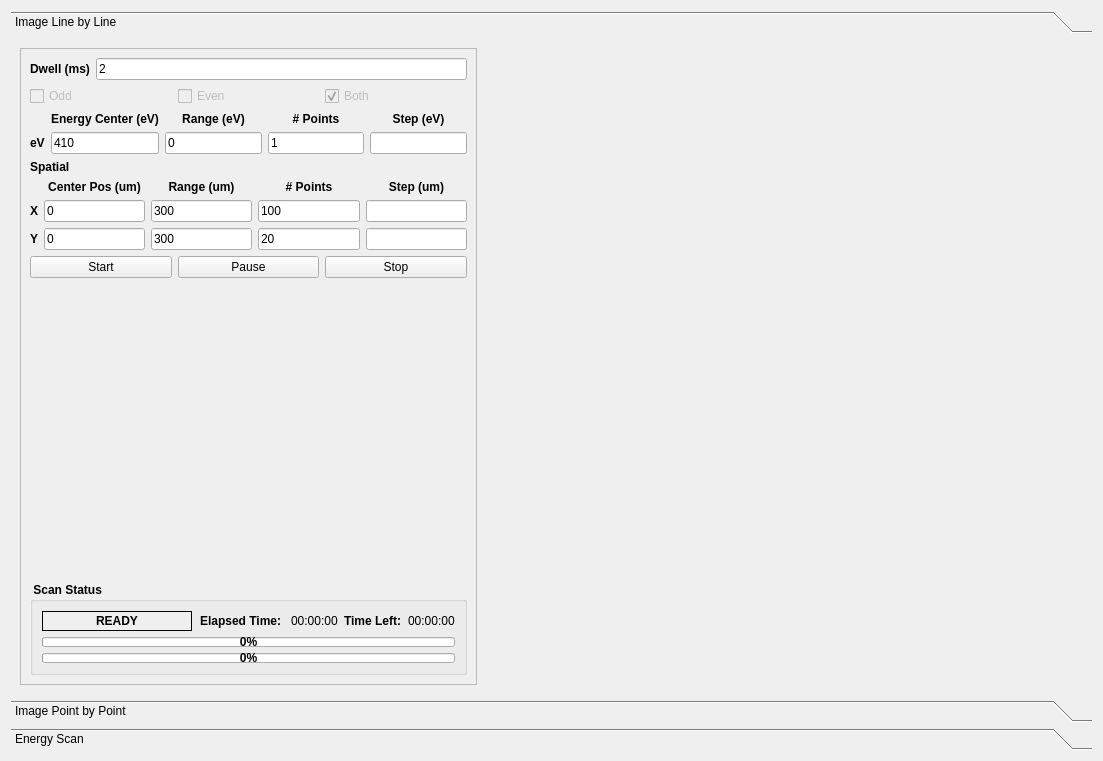
<?xml version="1.0" encoding="UTF-8"?>
<ui version="4.0">
 <class>Form</class>
 <widget class="QWidget" name="Form">
  <property name="geometry">
   <rect>
    <x>0</x>
    <y>0</y>
    <width>1103</width>
    <height>761</height>
   </rect>
  </property>
  <property name="minimumSize">
   <size>
    <width>482</width>
    <height>218</height>
   </size>
  </property>
  <property name="windowTitle">
   <string>Form</string>
  </property>
  <layout class="QVBoxLayout" name="verticalLayout_5">
   <item>
    <widget class="QToolBox" name="toolBox">
     <property name="maximumSize">
      <size>
       <width>16777215</width>
       <height>16777215</height>
      </size>
     </property>
     <property name="currentIndex">
      <number>0</number>
     </property>
     <widget class="QWidget" name="imgLineByLine">
      <property name="geometry">
       <rect>
        <x>0</x>
        <y>0</y>
        <width>1086</width>
        <height>645</height>
       </rect>
      </property>
      <attribute name="label">
       <string>Image Line by Line</string>
      </attribute>
      <layout class="QHBoxLayout" name="horizontalLayout">
       <item>
        <widget class="QFrame" name="frame">
         <property name="maximumSize">
          <size>
           <width>500</width>
           <height>16777215</height>
          </size>
         </property>
         <property name="frameShape">
          <enum>QFrame::StyledPanel</enum>
         </property>
         <property name="frameShadow">
          <enum>QFrame::Raised</enum>
         </property>
         <layout class="QVBoxLayout" name="imageLbyLLayout">
          <item>
           <layout class="QHBoxLayout" name="horizontalLayout_14">
            <item>
             <layout class="QHBoxLayout" name="horizontalLayout_2">
              <item>
               <widget class="QLabel" name="label_7">
                <property name="font">
                 <font>
                  <weight>75</weight>
                  <bold>true</bold>
                 </font>
                </property>
                <property name="text">
                 <string>Dwell (ms)</string>
                </property>
                <property name="alignment">
                 <set>Qt::AlignCenter</set>
                </property>
               </widget>
              </item>
              <item>
               <widget class="QLineEdit" name="dwellFld">
                <property name="text">
                 <string>2</string>
                </property>
               </widget>
              </item>
             </layout>
            </item>
            <item>
             <layout class="QHBoxLayout" name="horizontalLayout_13"/>
            </item>
           </layout>
          </item>
          <item>
           <layout class="QHBoxLayout" name="horizontalLayout_3">
            <item>
             <widget class="QCheckBox" name="oddCheckBox">
              <property name="enabled">
               <bool>false</bool>
              </property>
              <property name="text">
               <string>Odd</string>
              </property>
              <property name="checked">
               <bool>false</bool>
              </property>
             </widget>
            </item>
            <item>
             <widget class="QCheckBox" name="evenCheckBox">
              <property name="enabled">
               <bool>false</bool>
              </property>
              <property name="text">
               <string>Even</string>
              </property>
             </widget>
            </item>
            <item>
             <widget class="QCheckBox" name="bothCheckBox">
              <property name="enabled">
               <bool>false</bool>
              </property>
              <property name="text">
               <string>Both</string>
              </property>
              <property name="checked">
               <bool>true</bool>
              </property>
             </widget>
            </item>
           </layout>
          </item>
          <item>
           <layout class="QGridLayout" name="gridLayout_4">
            <item row="0" column="1">
             <widget class="QLabel" name="label_26">
              <property name="font">
               <font>
                <weight>75</weight>
                <bold>true</bold>
               </font>
              </property>
              <property name="text">
               <string>Energy Center (eV)</string>
              </property>
              <property name="alignment">
               <set>Qt::AlignCenter</set>
              </property>
             </widget>
            </item>
            <item row="0" column="2">
             <widget class="QLabel" name="label_27">
              <property name="font">
               <font>
                <weight>75</weight>
                <bold>true</bold>
               </font>
              </property>
              <property name="text">
               <string>Range (eV)</string>
              </property>
              <property name="alignment">
               <set>Qt::AlignCenter</set>
              </property>
             </widget>
            </item>
            <item row="0" column="3">
             <widget class="QLabel" name="label_28">
              <property name="font">
               <font>
                <weight>75</weight>
                <bold>true</bold>
               </font>
              </property>
              <property name="text">
               <string># Points</string>
              </property>
              <property name="alignment">
               <set>Qt::AlignCenter</set>
              </property>
             </widget>
            </item>
            <item row="0" column="4">
             <widget class="QLabel" name="label_29">
              <property name="font">
               <font>
                <weight>75</weight>
                <bold>true</bold>
               </font>
              </property>
              <property name="text">
               <string>Step (eV)</string>
              </property>
              <property name="alignment">
               <set>Qt::AlignCenter</set>
              </property>
             </widget>
            </item>
            <item row="1" column="0">
             <widget class="QLabel" name="label_30">
              <property name="font">
               <font>
                <weight>75</weight>
                <bold>true</bold>
               </font>
              </property>
              <property name="text">
               <string>eV</string>
              </property>
             </widget>
            </item>
            <item row="1" column="1">
             <widget class="QLineEdit" name="centerEVFld">
              <property name="text">
               <string>410</string>
              </property>
             </widget>
            </item>
            <item row="1" column="3">
             <widget class="QLineEdit" name="npointsEVFld">
              <property name="text">
               <string>1</string>
              </property>
             </widget>
            </item>
            <item row="1" column="4">
             <widget class="QLineEdit" name="stepEVFld"/>
            </item>
            <item row="1" column="2">
             <widget class="QLineEdit" name="rangeEVFld">
              <property name="text">
               <string>0</string>
              </property>
             </widget>
            </item>
           </layout>
          </item>
          <item>
           <widget class="QLabel" name="label_32">
            <property name="font">
             <font>
              <weight>75</weight>
              <bold>true</bold>
             </font>
            </property>
            <property name="text">
             <string>Spatial</string>
            </property>
           </widget>
          </item>
          <item>
           <layout class="QGridLayout" name="gridLayout">
            <item row="0" column="1">
             <widget class="QLabel" name="label">
              <property name="font">
               <font>
                <weight>75</weight>
                <bold>true</bold>
               </font>
              </property>
              <property name="text">
               <string>Center Pos (um)</string>
              </property>
              <property name="alignment">
               <set>Qt::AlignCenter</set>
              </property>
             </widget>
            </item>
            <item row="0" column="2">
             <widget class="QLabel" name="label_4">
              <property name="font">
               <font>
                <weight>75</weight>
                <bold>true</bold>
               </font>
              </property>
              <property name="text">
               <string>Range (um)</string>
              </property>
              <property name="alignment">
               <set>Qt::AlignCenter</set>
              </property>
             </widget>
            </item>
            <item row="0" column="3">
             <widget class="QLabel" name="label_5">
              <property name="font">
               <font>
                <weight>75</weight>
                <bold>true</bold>
               </font>
              </property>
              <property name="text">
               <string># Points</string>
              </property>
              <property name="alignment">
               <set>Qt::AlignCenter</set>
              </property>
             </widget>
            </item>
            <item row="0" column="4">
             <widget class="QLabel" name="label_6">
              <property name="font">
               <font>
                <weight>75</weight>
                <bold>true</bold>
               </font>
              </property>
              <property name="text">
               <string>Step (um)</string>
              </property>
              <property name="alignment">
               <set>Qt::AlignCenter</set>
              </property>
             </widget>
            </item>
            <item row="1" column="0">
             <widget class="QLabel" name="label_2">
              <property name="font">
               <font>
                <weight>75</weight>
                <bold>true</bold>
               </font>
              </property>
              <property name="text">
               <string>X</string>
              </property>
             </widget>
            </item>
            <item row="1" column="1">
             <widget class="QLineEdit" name="centerXFld">
              <property name="text">
               <string>0</string>
              </property>
             </widget>
            </item>
            <item row="1" column="3">
             <widget class="QLineEdit" name="npointsXFld">
              <property name="text">
               <string>100</string>
              </property>
             </widget>
            </item>
            <item row="1" column="4">
             <widget class="QLineEdit" name="stepXFld"/>
            </item>
            <item row="2" column="0">
             <widget class="QLabel" name="label_3">
              <property name="font">
               <font>
                <weight>75</weight>
                <bold>true</bold>
               </font>
              </property>
              <property name="text">
               <string>Y</string>
              </property>
             </widget>
            </item>
            <item row="2" column="1">
             <widget class="QLineEdit" name="centerYFld">
              <property name="text">
               <string>0</string>
              </property>
             </widget>
            </item>
            <item row="2" column="2">
             <widget class="QLineEdit" name="rangeYFld">
              <property name="text">
               <string>300</string>
              </property>
             </widget>
            </item>
            <item row="2" column="3">
             <widget class="QLineEdit" name="npointsYFld">
              <property name="text">
               <string>20</string>
              </property>
             </widget>
            </item>
            <item row="2" column="4">
             <widget class="QLineEdit" name="stepYFld"/>
            </item>
            <item row="1" column="2">
             <widget class="QLineEdit" name="rangeXFld">
              <property name="text">
               <string>300</string>
              </property>
             </widget>
            </item>
           </layout>
          </item>
          <item>
           <layout class="QHBoxLayout" name="horizontalLayout_4">
            <item>
             <widget class="QPushButton" name="startBtn">
              <property name="text">
               <string>Start</string>
              </property>
             </widget>
            </item>
            <item>
             <widget class="QPushButton" name="pauseBtn">
              <property name="text">
               <string>Pause</string>
              </property>
              <property name="checkable">
               <bool>true</bool>
              </property>
              <property name="checked">
               <bool>false</bool>
              </property>
             </widget>
            </item>
            <item>
             <widget class="QPushButton" name="stopBtn">
              <property name="text">
               <string>Stop</string>
              </property>
             </widget>
            </item>
           </layout>
          </item>
          <item>
           <spacer name="verticalSpacer">
            <property name="orientation">
             <enum>Qt::Vertical</enum>
            </property>
            <property name="sizeHint" stdset="0">
             <size>
              <width>20</width>
              <height>40</height>
             </size>
            </property>
           </spacer>
          </item>
          <item>
           <widget class="QGroupBox" name="groupBox">
            <property name="maximumSize">
             <size>
              <width>16777215</width>
              <height>16777215</height>
             </size>
            </property>
            <property name="font">
             <font>
              <weight>75</weight>
              <bold>true</bold>
             </font>
            </property>
            <property name="title">
             <string> Scan Status </string>
            </property>
            <property name="flat">
             <bool>false</bool>
            </property>
            <layout class="QVBoxLayout" name="verticalLayout_8">
             <item>
              <layout class="QHBoxLayout" name="horizontalLayout_19">
               <item>
                <widget class="QLabel" name="scanActionLbl_2">
                 <property name="minimumSize">
                  <size>
                   <width>150</width>
                   <height>0</height>
                  </size>
                 </property>
                 <property name="autoFillBackground">
                  <bool>true</bool>
                 </property>
                 <property name="frameShape">
                  <enum>QFrame::Box</enum>
                 </property>
                 <property name="text">
                  <string>READY</string>
                 </property>
                 <property name="textFormat">
                  <enum>Qt::LogText</enum>
                 </property>
                 <property name="alignment">
                  <set>Qt::AlignCenter</set>
                 </property>
                </widget>
               </item>
               <item>
                <spacer name="horizontalSpacer_4">
                 <property name="orientation">
                  <enum>Qt::Horizontal</enum>
                 </property>
                 <property name="sizeHint" stdset="0">
                  <size>
                   <width>10</width>
                   <height>20</height>
                  </size>
                 </property>
                </spacer>
               </item>
               <item>
                <layout class="QHBoxLayout" name="horizontalLayout_20">
                 <item>
                  <spacer name="horizontalSpacer_5">
                   <property name="orientation">
                    <enum>Qt::Horizontal</enum>
                   </property>
                   <property name="sizeHint" stdset="0">
                    <size>
                     <width>300</width>
                     <height>20</height>
                    </size>
                   </property>
                  </spacer>
                 </item>
                 <item>
                  <widget class="QLabel" name="label_31">
                   <property name="text">
                    <string>Elapsed Time: </string>
                   </property>
                  </widget>
                 </item>
                 <item>
                  <widget class="QLabel" name="elapsedTimeLbl_2">
                   <property name="palette">
                    <palette>
                     <active>
                      <colorrole role="Text">
                       <brush brushstyle="SolidPattern">
                        <color alpha="255">
                         <red>0</red>
                         <green>0</green>
                         <blue>255</blue>
                        </color>
                       </brush>
                      </colorrole>
                     </active>
                     <inactive>
                      <colorrole role="Text">
                       <brush brushstyle="SolidPattern">
                        <color alpha="255">
                         <red>0</red>
                         <green>0</green>
                         <blue>255</blue>
                        </color>
                       </brush>
                      </colorrole>
                     </inactive>
                     <disabled>
                      <colorrole role="Text">
                       <brush brushstyle="SolidPattern">
                        <color alpha="255">
                         <red>110</red>
                         <green>110</green>
                         <blue>110</blue>
                        </color>
                       </brush>
                      </colorrole>
                     </disabled>
                    </palette>
                   </property>
                   <property name="font">
                    <font>
                     <weight>50</weight>
                     <bold>false</bold>
                    </font>
                   </property>
                   <property name="text">
                    <string>00:00:00</string>
                   </property>
                  </widget>
                 </item>
                </layout>
               </item>
               <item>
                <spacer name="horizontalSpacer_6">
                 <property name="orientation">
                  <enum>Qt::Horizontal</enum>
                 </property>
                 <property name="sizeHint" stdset="0">
                  <size>
                   <width>40</width>
                   <height>20</height>
                  </size>
                 </property>
                </spacer>
               </item>
               <item>
                <layout class="QHBoxLayout" name="horizontalLayout_21">
                 <item>
                  <widget class="QLabel" name="label_33">
                   <property name="text">
                    <string>Time Left:</string>
                   </property>
                  </widget>
                 </item>
                 <item>
                  <widget class="QLabel" name="timeLeftLbl_2">
                   <property name="palette">
                    <palette>
                     <active>
                      <colorrole role="Text">
                       <brush brushstyle="SolidPattern">
                        <color alpha="255">
                         <red>0</red>
                         <green>0</green>
                         <blue>255</blue>
                        </color>
                       </brush>
                      </colorrole>
                     </active>
                     <inactive>
                      <colorrole role="Text">
                       <brush brushstyle="SolidPattern">
                        <color alpha="255">
                         <red>0</red>
                         <green>0</green>
                         <blue>255</blue>
                        </color>
                       </brush>
                      </colorrole>
                     </inactive>
                     <disabled>
                      <colorrole role="Text">
                       <brush brushstyle="SolidPattern">
                        <color alpha="255">
                         <red>110</red>
                         <green>110</green>
                         <blue>110</blue>
                        </color>
                       </brush>
                      </colorrole>
                     </disabled>
                    </palette>
                   </property>
                   <property name="font">
                    <font>
                     <weight>50</weight>
                     <bold>false</bold>
                    </font>
                   </property>
                   <property name="text">
                    <string>00:00:00</string>
                   </property>
                  </widget>
                 </item>
                </layout>
               </item>
              </layout>
             </item>
             <item>
              <widget class="QProgressBar" name="curImgProgBar_2">
               <property name="minimumSize">
                <size>
                 <width>0</width>
                 <height>10</height>
                </size>
               </property>
               <property name="maximumSize">
                <size>
                 <width>16777215</width>
                 <height>10</height>
                </size>
               </property>
               <property name="value">
                <number>0</number>
               </property>
               <property name="invertedAppearance">
                <bool>false</bool>
               </property>
              </widget>
             </item>
             <item>
              <widget class="QProgressBar" name="totalProgBar_2">
               <property name="minimumSize">
                <size>
                 <width>0</width>
                 <height>10</height>
                </size>
               </property>
               <property name="maximumSize">
                <size>
                 <width>16777215</width>
                 <height>10</height>
                </size>
               </property>
               <property name="value">
                <number>0</number>
               </property>
              </widget>
             </item>
            </layout>
           </widget>
          </item>
         </layout>
        </widget>
       </item>
       <item>
        <widget class="QWidget" name="plotFrame" native="true">
         <property name="sizePolicy">
          <sizepolicy hsizetype="Expanding" vsizetype="Expanding">
           <horstretch>0</horstretch>
           <verstretch>0</verstretch>
          </sizepolicy>
         </property>
         <property name="minimumSize">
          <size>
           <width>600</width>
           <height>400</height>
          </size>
         </property>
         <property name="maximumSize">
          <size>
           <width>16777215</width>
           <height>16777215</height>
          </size>
         </property>
        </widget>
       </item>
      </layout>
     </widget>
     <widget class="QWidget" name="imgPntByPnt">
      <property name="geometry">
       <rect>
        <x>0</x>
        <y>0</y>
        <width>1085</width>
        <height>662</height>
       </rect>
      </property>
      <attribute name="label">
       <string>Image Point by Point</string>
      </attribute>
      <layout class="QHBoxLayout" name="horizontalLayout_12">
       <item>
        <widget class="QFrame" name="frame_2">
         <property name="maximumSize">
          <size>
           <width>500</width>
           <height>16777215</height>
          </size>
         </property>
         <property name="frameShape">
          <enum>QFrame::StyledPanel</enum>
         </property>
         <property name="frameShadow">
          <enum>QFrame::Raised</enum>
         </property>
         <layout class="QVBoxLayout" name="verticalLayout_6">
          <item>
           <layout class="QHBoxLayout" name="horizontalLayout_9">
            <item>
             <widget class="QLabel" name="label_17">
              <property name="font">
               <font>
                <weight>75</weight>
                <bold>true</bold>
               </font>
              </property>
              <property name="text">
               <string>Dwell (ms)</string>
              </property>
              <property name="alignment">
               <set>Qt::AlignCenter</set>
              </property>
             </widget>
            </item>
            <item>
             <widget class="QLineEdit" name="dwellFld_2">
              <property name="text">
               <string>2</string>
              </property>
             </widget>
            </item>
           </layout>
          </item>
          <item>
           <layout class="QHBoxLayout" name="horizontalLayout_10">
            <item>
             <widget class="QLabel" name="label_18">
              <property name="font">
               <font>
                <weight>75</weight>
                <bold>true</bold>
               </font>
              </property>
              <property name="text">
               <string>Energy (eV)</string>
              </property>
              <property name="alignment">
               <set>Qt::AlignCenter</set>
              </property>
             </widget>
            </item>
            <item>
             <widget class="QLineEdit" name="energyFld_2">
              <property name="text">
               <string>395</string>
              </property>
             </widget>
            </item>
           </layout>
          </item>
          <item>
           <layout class="QGridLayout" name="gridLayout_3">
            <item row="0" column="1">
             <widget class="QLabel" name="label_19">
              <property name="font">
               <font>
                <weight>75</weight>
                <bold>true</bold>
               </font>
              </property>
              <property name="text">
               <string>Center Pos (um)</string>
              </property>
              <property name="alignment">
               <set>Qt::AlignCenter</set>
              </property>
             </widget>
            </item>
            <item row="0" column="2">
             <widget class="QLabel" name="label_20">
              <property name="font">
               <font>
                <weight>75</weight>
                <bold>true</bold>
               </font>
              </property>
              <property name="text">
               <string>Range (um)</string>
              </property>
              <property name="alignment">
               <set>Qt::AlignCenter</set>
              </property>
             </widget>
            </item>
            <item row="0" column="3">
             <widget class="QLabel" name="label_21">
              <property name="font">
               <font>
                <weight>75</weight>
                <bold>true</bold>
               </font>
              </property>
              <property name="text">
               <string># Points</string>
              </property>
              <property name="alignment">
               <set>Qt::AlignCenter</set>
              </property>
             </widget>
            </item>
            <item row="0" column="4">
             <widget class="QLabel" name="label_22">
              <property name="font">
               <font>
                <weight>75</weight>
                <bold>true</bold>
               </font>
              </property>
              <property name="text">
               <string>Step (um)</string>
              </property>
              <property name="alignment">
               <set>Qt::AlignCenter</set>
              </property>
             </widget>
            </item>
            <item row="1" column="0">
             <widget class="QLabel" name="label_23">
              <property name="font">
               <font>
                <weight>75</weight>
                <bold>true</bold>
               </font>
              </property>
              <property name="text">
               <string>X</string>
              </property>
             </widget>
            </item>
            <item row="1" column="1">
             <widget class="QLineEdit" name="centerXFld_2">
              <property name="text">
               <string>0</string>
              </property>
             </widget>
            </item>
            <item row="1" column="2">
             <widget class="QLineEdit" name="rangeXFld_2">
              <property name="text">
               <string>100</string>
              </property>
             </widget>
            </item>
            <item row="1" column="3">
             <widget class="QLineEdit" name="npointsXFld_2">
              <property name="text">
               <string>100</string>
              </property>
             </widget>
            </item>
            <item row="1" column="4">
             <widget class="QLineEdit" name="stepXFld_2"/>
            </item>
            <item row="2" column="0">
             <widget class="QLabel" name="label_24">
              <property name="font">
               <font>
                <weight>75</weight>
                <bold>true</bold>
               </font>
              </property>
              <property name="text">
               <string>Y</string>
              </property>
             </widget>
            </item>
            <item row="2" column="1">
             <widget class="QLineEdit" name="centerYFld_2">
              <property name="text">
               <string>0</string>
              </property>
             </widget>
            </item>
            <item row="2" column="2">
             <widget class="QLineEdit" name="rangeYFld_2">
              <property name="text">
               <string>100</string>
              </property>
             </widget>
            </item>
            <item row="2" column="3">
             <widget class="QLineEdit" name="npointsYFld_2">
              <property name="text">
               <string>100</string>
              </property>
             </widget>
            </item>
            <item row="2" column="4">
             <widget class="QLineEdit" name="stepYFld_2"/>
            </item>
           </layout>
          </item>
          <item>
           <layout class="QHBoxLayout" name="horizontalLayout_11">
            <item>
             <widget class="QPushButton" name="startBtn_2">
              <property name="text">
               <string>Start</string>
              </property>
             </widget>
            </item>
            <item>
             <widget class="QPushButton" name="pauseBtn_2">
              <property name="text">
               <string>Pause</string>
              </property>
              <property name="checkable">
               <bool>true</bool>
              </property>
             </widget>
            </item>
            <item>
             <widget class="QPushButton" name="stopBtn_2">
              <property name="text">
               <string>Stop</string>
              </property>
             </widget>
            </item>
           </layout>
          </item>
          <item>
           <spacer name="verticalSpacer_3">
            <property name="orientation">
             <enum>Qt::Vertical</enum>
            </property>
            <property name="sizeHint" stdset="0">
             <size>
              <width>20</width>
              <height>40</height>
             </size>
            </property>
           </spacer>
          </item>
         </layout>
        </widget>
       </item>
       <item>
        <widget class="QWidget" name="imagePbyPPlotFrame" native="true">
         <property name="sizePolicy">
          <sizepolicy hsizetype="Expanding" vsizetype="Expanding">
           <horstretch>0</horstretch>
           <verstretch>0</verstretch>
          </sizepolicy>
         </property>
         <property name="minimumSize">
          <size>
           <width>600</width>
           <height>400</height>
          </size>
         </property>
         <property name="maximumSize">
          <size>
           <width>16777215</width>
           <height>16777215</height>
          </size>
         </property>
        </widget>
       </item>
      </layout>
     </widget>
     <widget class="QWidget" name="page">
      <property name="geometry">
       <rect>
        <x>0</x>
        <y>0</y>
        <width>1085</width>
        <height>662</height>
       </rect>
      </property>
      <attribute name="label">
       <string>Energy Scan</string>
      </attribute>
      <layout class="QHBoxLayout" name="horizontalLayout_5">
       <item>
        <widget class="QFrame" name="frame_3">
         <property name="maximumSize">
          <size>
           <width>500</width>
           <height>16777215</height>
          </size>
         </property>
         <property name="frameShape">
          <enum>QFrame::StyledPanel</enum>
         </property>
         <property name="frameShadow">
          <enum>QFrame::Raised</enum>
         </property>
         <layout class="QVBoxLayout" name="verticalLayout_4">
          <item>
           <layout class="QHBoxLayout" name="horizontalLayout_7">
            <item>
             <widget class="QLabel" name="label_16">
              <property name="font">
               <font>
                <weight>75</weight>
                <bold>true</bold>
               </font>
              </property>
              <property name="text">
               <string>Dwell (ms)</string>
              </property>
              <property name="alignment">
               <set>Qt::AlignCenter</set>
              </property>
             </widget>
            </item>
            <item>
             <widget class="QLineEdit" name="dwellFld_ev">
              <property name="text">
               <string>2</string>
              </property>
             </widget>
            </item>
           </layout>
          </item>
          <item>
           <widget class="QLabel" name="label_15">
            <property name="font">
             <font>
              <weight>75</weight>
              <bold>true</bold>
             </font>
            </property>
            <property name="text">
             <string>Energy (eV)</string>
            </property>
            <property name="alignment">
             <set>Qt::AlignCenter</set>
            </property>
           </widget>
          </item>
          <item>
           <layout class="QGridLayout" name="gridLayout_2">
            <item row="0" column="0">
             <widget class="QLabel" name="label_9">
              <property name="font">
               <font>
                <weight>75</weight>
                <bold>true</bold>
               </font>
              </property>
              <property name="text">
               <string>Center Pos (eV)</string>
              </property>
              <property name="alignment">
               <set>Qt::AlignCenter</set>
              </property>
             </widget>
            </item>
            <item row="0" column="1">
             <widget class="QLabel" name="label_10">
              <property name="font">
               <font>
                <weight>75</weight>
                <bold>true</bold>
               </font>
              </property>
              <property name="text">
               <string>Range (eV)</string>
              </property>
              <property name="alignment">
               <set>Qt::AlignCenter</set>
              </property>
             </widget>
            </item>
            <item row="0" column="2">
             <widget class="QLabel" name="label_11">
              <property name="font">
               <font>
                <weight>75</weight>
                <bold>true</bold>
               </font>
              </property>
              <property name="text">
               <string># Points</string>
              </property>
              <property name="alignment">
               <set>Qt::AlignCenter</set>
              </property>
             </widget>
            </item>
            <item row="0" column="3">
             <widget class="QLabel" name="label_12">
              <property name="font">
               <font>
                <weight>75</weight>
                <bold>true</bold>
               </font>
              </property>
              <property name="text">
               <string>Step (eV)</string>
              </property>
              <property name="alignment">
               <set>Qt::AlignCenter</set>
              </property>
             </widget>
            </item>
            <item row="1" column="0">
             <widget class="QLineEdit" name="centerEvFld">
              <property name="text">
               <string>10</string>
              </property>
             </widget>
            </item>
            <item row="1" column="1">
             <widget class="QLineEdit" name="rangeEvFld">
              <property name="text">
               <string>2</string>
              </property>
             </widget>
            </item>
            <item row="1" column="2">
             <widget class="QLineEdit" name="npointsEvFld">
              <property name="text">
               <string>5</string>
              </property>
             </widget>
            </item>
            <item row="1" column="3">
             <widget class="QLineEdit" name="stepEvFld"/>
            </item>
           </layout>
          </item>
          <item>
           <layout class="QHBoxLayout" name="horizontalLayout_8">
            <item>
             <layout class="QVBoxLayout" name="verticalLayout_2">
              <item>
               <widget class="QLabel" name="label_13">
                <property name="font">
                 <font>
                  <weight>75</weight>
                  <bold>true</bold>
                 </font>
                </property>
                <property name="text">
                 <string>X</string>
                </property>
                <property name="alignment">
                 <set>Qt::AlignCenter</set>
                </property>
               </widget>
              </item>
              <item>
               <widget class="QLineEdit" name="centerXFld_ev">
                <property name="text">
                 <string>5.5</string>
                </property>
               </widget>
              </item>
             </layout>
            </item>
            <item>
             <layout class="QVBoxLayout" name="verticalLayout_3">
              <item>
               <widget class="QLabel" name="label_14">
                <property name="font">
                 <font>
                  <weight>75</weight>
                  <bold>true</bold>
                 </font>
                </property>
                <property name="text">
                 <string>Y</string>
                </property>
                <property name="alignment">
                 <set>Qt::AlignCenter</set>
                </property>
               </widget>
              </item>
              <item>
               <widget class="QLineEdit" name="centerYFld_ev">
                <property name="text">
                 <string>6.6</string>
                </property>
               </widget>
              </item>
             </layout>
            </item>
           </layout>
          </item>
          <item>
           <layout class="QHBoxLayout" name="horizontalLayout_6">
            <item>
             <widget class="QPushButton" name="startBtn_ev">
              <property name="text">
               <string>Start</string>
              </property>
             </widget>
            </item>
            <item>
             <widget class="QPushButton" name="pauseBtn_ev">
              <property name="text">
               <string>Pause</string>
              </property>
              <property name="checkable">
               <bool>true</bool>
              </property>
             </widget>
            </item>
            <item>
             <widget class="QPushButton" name="stopBtn_ev">
              <property name="text">
               <string>Stop</string>
              </property>
             </widget>
            </item>
           </layout>
          </item>
          <item>
           <widget class="QLabel" name="evDataLbl">
            <property name="font">
             <font>
              <weight>75</weight>
              <bold>true</bold>
             </font>
            </property>
            <property name="text">
             <string>0.0</string>
            </property>
            <property name="alignment">
             <set>Qt::AlignCenter</set>
            </property>
           </widget>
          </item>
          <item>
           <spacer name="verticalSpacer_2">
            <property name="orientation">
             <enum>Qt::Vertical</enum>
            </property>
            <property name="sizeHint" stdset="0">
             <size>
              <width>20</width>
              <height>566</height>
             </size>
            </property>
           </spacer>
          </item>
         </layout>
        </widget>
       </item>
       <item>
        <widget class="QFrame" name="energyPlotFrame">
         <property name="sizePolicy">
          <sizepolicy hsizetype="Expanding" vsizetype="Expanding">
           <horstretch>0</horstretch>
           <verstretch>0</verstretch>
          </sizepolicy>
         </property>
         <property name="frameShape">
          <enum>QFrame::StyledPanel</enum>
         </property>
         <property name="frameShadow">
          <enum>QFrame::Raised</enum>
         </property>
        </widget>
       </item>
      </layout>
     </widget>
    </widget>
   </item>
  </layout>
 </widget>
 <resources/>
 <connections/>
</ui>
